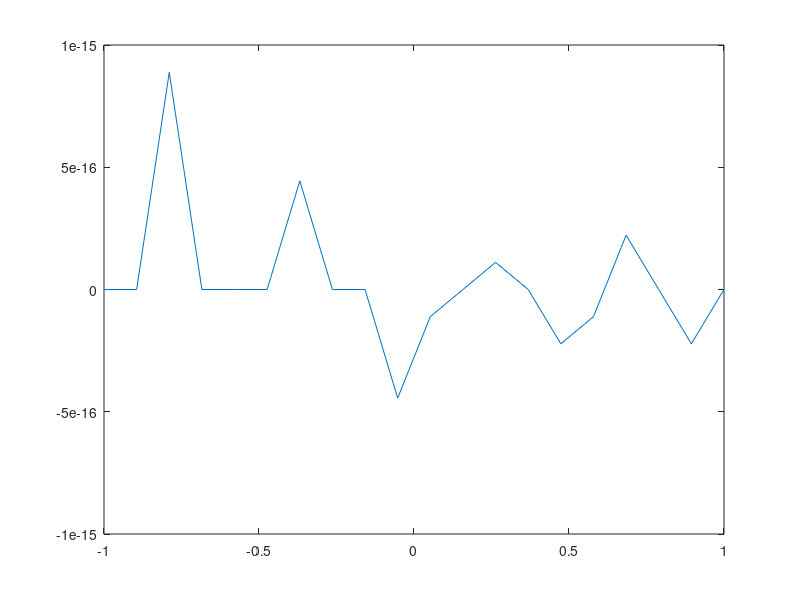

MATLAB code for this plot: (Note: this script raises an error after producing the figure.)
%% Problem 1
% part a
x = [-1,0,1];

P2 = @(x) 6 .* (x)/(-1) .* (x - 1)/(-1 - 1) + 1 .* (x + 1)/(1).*(x - 1)/(-1) + 2 .* (x + 1)/(1+1).*(x)/(1)

% part b
% New! Improved! Now even gives correct answers!
A = vander(x)
b = [6;1;2];

a = A\b

P2V = @(x) a(1)*x.^2 + a(2)*x + a(3);


% part c
X = linspace(-1,1,20);

err = P2V(X) - P2(X);

plot(X,err)

%% Problem 2

% part a

n = 52;
j = [0:n];
xj = -cos(j.*pi()/n);

fx = abs(xj - 0.2) + (1-xj.^2).^3;

m = 1000;
i = [0:m];
u = -cos(pi()*i./m);

b = baryinterp(xj,fx,u);

figure
plot(xj,fx,'ro',u,b,'b-')
legend('function','interpolation')

% part b

p1 = polyfit(xj,fx,n);

p2 = polyval(p1,u);

figure
plot(xj,fx,'ro',u,p2,'b-')
legend('function','interpolation')

%% Problem 3

T = [1,2,2,4/3,2/3,4/15,4/45,88/315,2/315,4/2835,4/14175,4/467775,8/6081075,8/42567525];

x = linspace(-1,1,201);
p = polyval(T,x);
y = exp(2*x);

err = p - y;
n1 = norm(err,1);
n2 = norm(err,2);
ninf = norm(err,inf);
figure('name','Taylor expansion')
table(n1,n2,ninf)
plot(x,err)

% part b

i = 0:14;

xeq = -1 + 2*i./14;
xch = -cos(i*pi()./14);
xle = [-0.987992518020485 -0.394151347077563 0.570972172608539 -0.937273392400706 -0.201194093997435 0.724417731360170 -0.848206583410427 0 0.848206583410427 -0.724417731360170 0.201194093997435 0.937273392400706 -0.570972172608539 0.394151347077563 0.987992518020485];

Teq = polyfit(xeq,exp(2*xeq),14)
Tch = polyfit(xch,exp(2*xch),14)
Tle = polyfit(xle,exp(2*xle),14)

peq = polyval(Teq,xeq);
pch = polyval(Tch,xch);
ple = polyval(Tle,xle);
yeq = exp(2*xeq);
ych = exp(2*xch);
yle = exp(2*xle);

% I can't find what I'm doing wrong but these don't look right.

figure('name','equally spaced points')
erreq = peq - yeq;
n1eq = norm(erreq,1);
n2eq = norm(erreq,2);
ninfeq = norm(erreq,inf);
table(n1eq,n2eq,ninfeq)
plot(xeq,erreq)

figure('name','Chebyshev points')
errch = pch - ych;
n1ch = norm(errch,1);
n2ch = norm(errch,2);
ninfch = norm(errch,inf);
table(n1ch,n2ch,ninfch)
plot(xch,errch)

figure('name','Legendre points')
errle = ple - yle;
n1le = norm(errle,1);
n2le = norm(errle,2);
ninfle = norm(errle,inf);
table(n1le,n2le,ninfle)
plot(xle,errle)

% part c
% The chebyshev points produce the smallest error of all the points.

% part d
f = chebfun('exp(2*x)');
r = remez(f,14);


%% Problem 4

% part a

% Doesn't work
% x = [-1,0,2,4,5];
% y = [0,0,1,2,2+19/22];
% t = -2:.01:6;
% p = pchip(x,y,t);

% % Still not working.
% x1 = [-1 0];
% y1 = [0 0];

% p1 = polyfit(x1,y1,1);

% x2 = [0 2];
% y2 = [0 1];

% p2 = polyfit(x2,y2,1);

% x3 = [2 4];
% y3 = [1 2];

% p3 = polyfit(x3,y3,1);

% x4 = [4 5];
% y4 = [2 (2+19/22)];

% p4 = polyfit(x4,y4,1);

% p = [p1;p2;p3;p4];

d = [0,0,19/22,19/22,0,0];
c = @(kn,k,kp) 3*k -2*kn - kp;
b = @(kn,k,kp) kn - 2*k + kp;

g1 = [0, d(2), c(d(1),d(2),d(3)), b(d(1),d(2),d(3))];
g2 = [0, d(3), c(d(2),d(3),d(4))/2, b(d(2),d(3),d(4))/4];
g3 = [1, d(4), c(d(3),d(4),d(5))/2, b(d(3),d(4),d(5))/4];
g4 = [2, d(5), c(d(4),d(5),d(6)), b(d(4),d(5),d(6))];

g = [g1;g2;g3;g4];

% part b

% The format for this is (breaks,coefficients), but I don't know the coefficients for the middle section.
% I think we get them from part a but I'm not sure I did that right so who knows.
P = mkpp([0,2,4],g);
% make a matrix with [f0,d0,c0,b0;f1,d1,d2,c2,b2;...]

% part c

x2 = linspace(-1,5);
y2 = ppval(x2,P);
plot(x2,y2)

%% Problem 5

% part a

% see lab

load shark;
plot(x,y,'k.-','MarkerSize',10);

% part b

% this gives an error, the first and last x value are the same and it complains that the data is not a function because of this.
t = 0:0.01:1;
p3 = pchip(x,y,t);

% part c
% I think this will be solved by appending the second point to the end of the list so the curves overlap.
% Can't test that until I get part b working.


% part d



% part e



%% Problem 6

% Load data
load topodata;

% First figure, color coded scatter plot fo the data
figure
scatter3(x,y,z,40,z,'.');
colorbar

% call rbffit function
r = rbffit(x,y,z);

% generate a list of X and Y points
x1 = linspace(0,261,100);
y1 = linspace(0,399,153);

% Create a grid from the generated points
[X,Y] = meshgrid(x1,y1);

% Call rbval function to generate the matching Z points for the x and y points generated earlier.
Z = rbfval(r,x,y,X,Y);

% Second figure, a 3D surface map
figure
surf(X,Y,Z)
shading interp;
colormap(autumn);
lighting phong;
camlight right;

% define the contour lines to use.
v = 0:20:260;

% third figure, a contour plot.
figure
contour(X,Y,Z,v)